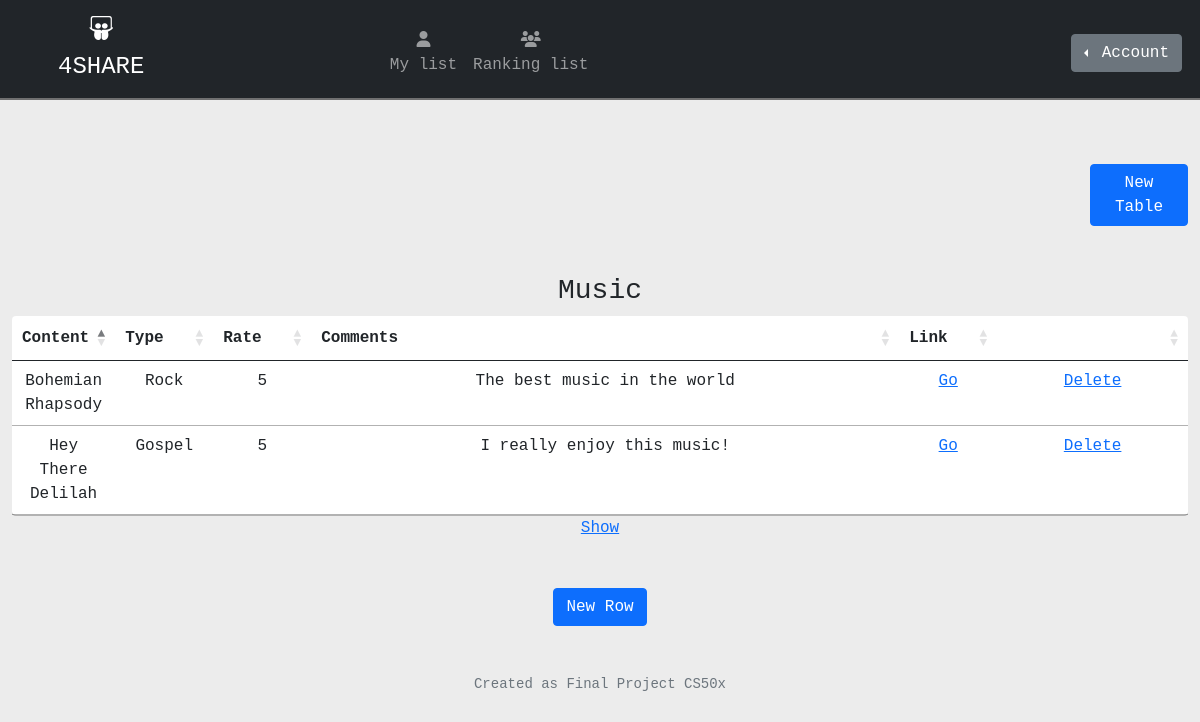
The page /mylist (signed in) on the database its author committed.
### tables this page shows
CREATE TABLE data_user (id_user, id_table INTEGER PRIMARY KEY AUTOINCREMENT NOT NULL, table_name TEXT NOT NULL, content TEXT NOT NULL, type TEXT, rate INTEGER, comment TEXT, link TEXT, bool_ranking INTEGER DEFAULT 0, FOREIGN KEY(id_user) REFERENCES users(id));

### app.py (the view)
@app.route("/mylist", methods=["GET"])
@login_required
def mylist():
    if not db.execute("SELECT * FROM data_user WHERE id_user = ?", session["user_id"]):
        return render_template("mylist.html")
    else:
        diff_tables = db.execute("SELECT DISTINCT table_name FROM data_user WHERE id_user = ?", session["user_id"])
        data_list = []
        for row in diff_tables:
            data = db.execute("SELECT * FROM data_user WHERE id_user = ? and table_name = ?", session["user_id"], row["table_name"])
            data_dictionary = {"table_data": data,
                                "title": row["table_name"]}
            data_list.append(data_dictionary)
        return render_template("mylist.html", data=data_list)

### app.py (called while the page is built)
@app.after_request
def after_request(response):
    response.headers["Cache-Control"] = "no-cache, no-store, must-revalidate"
    response.headers["Expires"] = 0
    response.headers["Pragma"] = "no-cache"
    return response

### helpers.py (called while the page is built)
def login_required(f):
    @wraps(f)
    def decorated_function(*args, **kwargs):
        if session.get("user_id") is None:
            return redirect("/login")
        return f(*args, **kwargs)
    return decorated_function

### templates/mylist.html (shortened to what this page needs)
{% extends "layout.html" %}
{% block main %}
<div class="col-1 ms-auto my-3">
<button class="btn btn-primary align-end" type="button" id="createTable">New Table</button>
</div>
    {% if data %}
    {% for module in data %}
    <div class="content my-5">
        <form action="/addlist" method="post">
            <h3><input type="hidden" name="table_name" value="{{ module['title'] }}"></input>{{ module["title"] | capitalize }}</h3>
            <table class="table rounded {{ module['title'] }}" id="tableChange">
                <thead>
                    <tr>
                        <th scope="col" class="col-1">Content</th>
                        <th scope="col" class="col-1">Type</th>
                        <th scope="col" class="col-1">Rate</th>
                        <th scope="col" class="col-6">Comments</th>
                        <th scope="col" class="col-1">Link</th>
                        <th></th>
                    </tr>
                </thead>
                <tbody>
                    {% for row in module["table_data"] %}
                    <tr>
                        <td class="align-top">{{ row.content | title }}</td>
                        <td class="align-top">{{ row.type | title }}</td>
                        <td class="align-top">{{ row.rate }}</td>
                        <td class="align-top">{{ row.comment | capitalize }}</td>
                        <td class="align-top"><a target="_blank" href="{{ row.link }}">{% if row.link == "" %}{% else %}Go{% endif %}</a></td>
                        <td><a href="/id_table?content={{ row.id_table }}">Delete</a></td>
                    </tr>
                    {% endfor %}
                </tbody>
            </table>
            <a href="/toranking?bool=1">Show</a>
        </form>
    </div>
    {% endfor %}
    {% endif %}
<div class="ml-auto"><button class="btn btn-primary align-end" type="button" id="createRow">New Row</button></div>
{% endblock %}

### static/styles.css (style rules this page uses)
:root { --bMainColor: #ececec; --colorErrorBack: #d0d0d0; --colorErrorBorder: #707070; --colorErrorLetter: black; }
* { font-family: monospace, Courier, 'Courier New'; }
html, main, footer { background-color: var(--bMainColor); }
table { background-color: white; }

### rows shown on the page
data_user: content "Hey There Delilah", type "Gospel", rate "5", comment "I really enjoy this music!"
data_user: content "Bohemian Rhapsody", type "Rock", rate "5", comment "The best music in the world", shows "Go"

### other values the page prints
{{ module["title"] | capitalize }} "Music"
